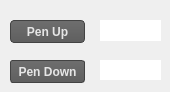
    <widget class="QWidget" name="tabPen">
     <attribute name="title">
      <string>Pen</string>
     </attribute>
     <widget class="QPushButton" name="btnPenUp">
      <property name="geometry">
       <rect>
        <x>10</x>
        <y>20</y>
        <width>75</width>
        <height>23</height>
       </rect>
      </property>
      <property name="font">
       <font>
        <family>Arial</family>
        <weight>75</weight>
        <bold>true</bold>
       </font>
      </property>
      <property name="styleSheet">
       <string notr="true"> QPushButton {
	 color: rgb(230,230,230);
     border: 1px solid rgb(67,67,67);
     border-radius: 4px;
	 background-color: qlineargradient(x1:0,y1:0,x2:0,y2:1,stop:0 #6E6E6E,stop:1 #5F5F5F);
 }

 QPushButton::hover {
	 color: rgb(231,231,231);
	 background-color: qlineargradient(x1:0,y1:0,x2:0,y2:1,stop:0 #858585,stop:1 #787878);
 }

 QPushButton:pressed {
	 color: rgb(231,231,231);
	 background-color: qlineargradient(x1:0,y1:0,x2:0,y2:1,stop:0 #646464,stop:0.7 #828282,stop:1 #6E6E6E);
 }

</string>
      </property>
      <property name="text">
       <string>Pen Up</string>
      </property>
     </widget>
     <widget class="QLineEdit" name="linePenUp">
      <property name="geometry">
       <rect>
        <x>100</x>
        <y>20</y>
        <width>61</width>
        <height>21</height>
       </rect>
      </property>
      <property name="font">
       <font>
        <family>Arial</family>
        <weight>75</weight>
        <bold>true</bold>
       </font>
      </property>
      <property name="styleSheet">
       <string notr="true"> QLineEdit {
     border: 0px ;
	 color: rgb(255, 255, 255);
	 selection-color: rgb(108, 199, 232);
	 selection-background-color: rgb(76, 76, 76);
	 border-bottom : 1px dashed white;
 }
</string>
      </property>
      <property name="text">
       <string>M1 90</string>
      </property>
      <property name="alignment">
       <set>Qt::AlignCenter</set>
      </property>
     </widget>
     <widget class="QPushButton" name="btnPenDown">
      <property name="geometry">
       <rect>
        <x>10</x>
        <y>60</y>
        <width>75</width>
        <height>23</height>
       </rect>
      </property>
      <property name="font">
       <font>
        <family>Arial</family>
        <weight>75</weight>
        <bold>true</bold>
       </font>
      </property>
      <property name="styleSheet">
       <string notr="true"> QPushButton {
	 color: rgb(230,230,230);
     border: 1px solid rgb(67,67,67);
     border-radius: 3px;
	 background-color: qlineargradient(x1:0,y1:0,x2:0,y2:1,stop:0 #6E6E6E,stop:1 #5F5F5F);
 }

 QPushButton::hover {
	 color: rgb(231,231,231);
	 background-color: qlineargradient(x1:0,y1:0,x2:0,y2:1,stop:0 #858585,stop:1 #787878);
 }

 QPushButton:pressed {
	 color: rgb(231,231,231);
	 background-color: qlineargradient(x1:0,y1:0,x2:0,y2:1,stop:0 #646464,stop:0.7 #828282,stop:1 #6E6E6E);
 }

</string>
      </property>
      <property name="text">
       <string>Pen Down</string>
      </property>
     </widget>
     <widget class="QLineEdit" name="linePenDown">
      <property name="geometry">
       <rect>
        <x>100</x>
        <y>60</y>
        <width>61</width>
        <height>20</height>
       </rect>
      </property>
      <property name="font">
       <font>
        <family>Arial</family>
        <weight>75</weight>
        <bold>true</bold>
       </font>
      </property>
      <property name="styleSheet">
       <string notr="true"> QLineEdit {
     border: 0px ;
	 color: rgb(255, 255, 255);
	 selection-color: rgb(108, 199, 232);
	 selection-background-color: rgb(76, 76, 76);
	 border-bottom : 1px dashed white;
 }
</string>
      </property>
      <property name="text">
       <string>M1 130</string>
      </property>
      <property name="alignment">
       <set>Qt::AlignCenter</set>
      </property>
     </widget>
    </widget>
